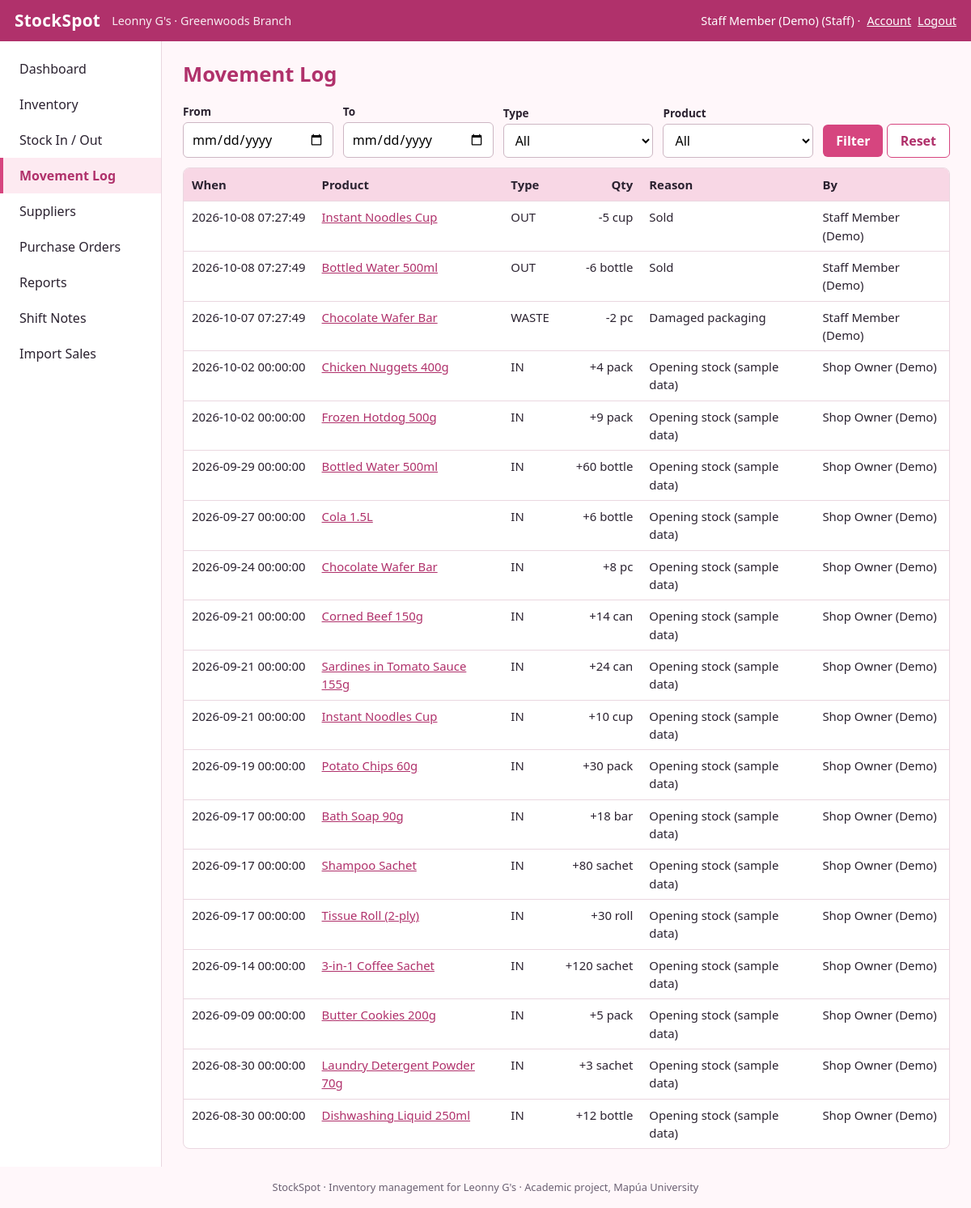
The page /movements.php (signed in) on the database its author committed.
### tables this page shows
CREATE TABLE stock_movements (
  movement_id INT UNSIGNED AUTO_INCREMENT PRIMARY KEY,
  product_id  INT UNSIGNED NOT NULL,
  batch_id    INT UNSIGNED NULL,
  user_id     INT UNSIGNED NOT NULL,
  type        ENUM('IN','OUT','ADJUST','WASTE') NOT NULL,
  quantity    INT NOT NULL,                  
  reason      VARCHAR(255) NULL,
  moved_at    DATETIME NOT NULL DEFAULT CURRENT_TIMESTAMP,
  CONSTRAINT fk_mov_prod  FOREIGN KEY (product_id) REFERENCES products(product_id),
  CONSTRAINT fk_mov_batch FOREIGN KEY (batch_id)   REFERENCES stock_batches(batch_id) ON DELETE SET NULL,
  CONSTRAINT fk_mov_user  FOREIGN KEY (user_id)    REFERENCES users(user_id),
  INDEX idx_mov_date (moved_at),
  INDEX idx_mov_prod (product_id)
);

CREATE TABLE products (
  product_id    INT UNSIGNED AUTO_INCREMENT PRIMARY KEY,
  category_id   INT UNSIGNED NOT NULL,
  supplier_id   INT UNSIGNED NULL,
  sku           VARCHAR(50)  NOT NULL UNIQUE,
  product_name  VARCHAR(100) NOT NULL,
  unit          VARCHAR(20)  NOT NULL DEFAULT 'pc',
  cost_price    DECIMAL(10,2) NOT NULL DEFAULT 0,
  selling_price DECIMAL(10,2) NOT NULL DEFAULT 0,
  reorder_level INT UNSIGNED NOT NULL DEFAULT 0,
  has_expiry    TINYINT(1) NOT NULL DEFAULT 0,
  is_archived   TINYINT(1) NOT NULL DEFAULT 0,
  created_at    TIMESTAMP NOT NULL DEFAULT CURRENT_TIMESTAMP,
  CONSTRAINT fk_prod_cat FOREIGN KEY (category_id) REFERENCES categories(category_id),
  CONSTRAINT fk_prod_sup FOREIGN KEY (supplier_id) REFERENCES suppliers(supplier_id) ON DELETE SET NULL,
  CONSTRAINT chk_prices CHECK (cost_price >= 0 AND selling_price >= 0),
  INDEX idx_prod_name (product_name)
);

CREATE TABLE users (
  user_id       INT UNSIGNED AUTO_INCREMENT PRIMARY KEY,
  full_name     VARCHAR(100) NOT NULL,
  username      VARCHAR(50)  NOT NULL UNIQUE,
  password_hash VARCHAR(255) NOT NULL,
  role          ENUM('Owner','Staff') NOT NULL DEFAULT 'Staff',
  is_active     TINYINT(1) NOT NULL DEFAULT 1,
  created_at    TIMESTAMP NOT NULL DEFAULT CURRENT_TIMESTAMP
);

### includes/helpers.php (called while the page is built, shortened)
<?php
function e($v): string { return htmlspecialchars((string)$v, ENT_QUOTES | ENT_SUBSTITUTE, 'UTF-8'); }
function get(string $k, string $d = ''): string { return trim((string)($_GET[$k] ?? $d)); }
function paginate(int $total, int $page, int $size = PAGE_SIZE): array {
    $pages = max(1, (int)ceil($total / $size));
    $page = min(max(1, $page), $pages);
    return [$page, $pages, ($page - 1) * $size, $size];
}

### public/movements.php (the view, shortened to what this page needs)
<?php
require __DIR__ . '/../includes/bootstrap.php';
$pdo = db();
$from = get('from'); $to = get('to'); $type = get('type'); $pid = parse_uint(get('product'));
$where = '1=1'; $params = [];
$c = $pdo->prepare("SELECT COUNT(*) FROM stock_movements m WHERE $where"); $c->execute($params);
[$page, $pages, $off, $size] = paginate((int)$c->fetchColumn(), (int)get('page', '1'));
$st = $pdo->prepare("SELECT m.*, p.product_name, p.unit, u.full_name FROM stock_movements m JOIN products p ON p.product_id = m.product_id JOIN users u ON u.user_id = m.user_id WHERE $where ORDER BY m.moved_at DESC, m.movement_id DESC LIMIT $size OFFSET $off");
$st->execute($params); $rows = $st->fetchAll();
?>
<form method="get" class="row">
<div><label>From</label><input type="date" name="from" value="<?= e($from) ?>"></div>
<div><label>To</label><input type="date" name="to" value="<?= e($to) ?>"></div>
<div><label>Type</label><select name="type"><option value="">All</option><?php foreach (['IN','OUT','ADJUST','WASTE'] as $t): ?><option <?= $type === $t ? 'selected' : '' ?>><?= $t ?></option><?php endforeach; ?></select></div>
<div><label>Product</label><select name="product"><option value="">All</option></select></div>
<div style="flex:0 0 auto"><button class="btn" type="submit">Filter</button> <a class="btn sec" href="movements.php">Reset</a></div></form>
<div class="tablewrap"><table><tr><th>When</th><th>Product</th><th>Type</th><th class="num">Qty</th><th>Reason</th><th>By</th></tr>
<?php foreach ($rows as $r): ?><tr><td class="nw"><?= e($r['moved_at']) ?></td><td><a href="product_view.php?id=<?= (int)$r['product_id'] ?>"><?= e($r['product_name']) ?></a></td><td><?= e($r['type']) ?></td>
<td class="num"><?= (int)$r['quantity'] > 0 ? '+' : '' ?><?= (int)$r['quantity'] ?> <?= e($r['unit']) ?></td><td><?= e($r['reason'] ?? '') ?></td><td><?= e($r['full_name']) ?></td></tr>
<?php endforeach; if (!$rows): ?><tr><td colspan="6" class="empty">No movements match your filters.</td></tr><?php endif; ?></table></div>

### public/assets/style.css (style rules this page uses)
:root { --pink:#d6457f;--pink-d:#b0316b;--pink-l:#fdeaf1;--pink-m:#f8d7e5;--ink:#2b2230;--mute:#6b6072;--line:#ead7e0;--ok:#2e8b57;--warn:#c77d0a;--bad:#c0392b;--bg:#fff7fa }
* { box-sizing:border-box }
body { margin:0;font-family:system-ui,-apple-system,"Segoe UI",Roboto,Arial,sans-serif;color:var(--ink);background:var(--bg);line-height:1.5 }
a { color:var(--pink-d) }
.tablewrap { overflow-x:auto;background:#fff;border:1px solid var(--line);border-radius:8px }
table { border-collapse:collapse;width:100%;font-size:.93rem }
th { background:var(--pink-m);text-align:left;padding:9px 10px;white-space:nowrap }
td { padding:8px 10px;border-top:1px solid var(--line);vertical-align:top }
.num { text-align:right;white-space:nowrap }
.btn,button.btn { display:inline-block;background:var(--pink);color:#fff;border:0;border-radius:6px;padding:8px 16px;font:inherit;font-weight:600;cursor:pointer;text-decoration:none }
.btn.sec { background:#fff;color:var(--pink-d);border:1px solid var(--pink) }
input[type=text],input[type=password],input[type=number],input[type=date],input[type=search],input[type=file],select,textarea { width:100%;max-width:520px;padding:8px 10px;border:1px solid #cdb6c3;border-radius:6px;font:inherit;background:#fff }
.row { display:flex;gap:12px;flex-wrap:wrap;align-items:flex-end;margin-bottom:12px }
.row>div { flex:1 1 160px }
.row label { display:block;font-size:.85rem;font-weight:600;margin-bottom:3px }
.row input,.row select { max-width:none }
.nw { white-space:nowrap }

### rows shown on the page
stock_movements: moved_at "2026-10-08 07:27:49", product.product_name "Instant Noodles Cup", type "OUT", quantity "-5", product.unit "cup", reason "Sold", user.full_name "Staff Member (Demo)"
stock_movements: moved_at "2026-10-08 07:27:49", product.product_name "Bottled Water 500ml", type "OUT", quantity "-6", product.unit "bottle", reason "Sold", user.full_name "Staff Member (Demo)"
stock_movements: moved_at "2026-10-07 07:27:49", product.product_name "Chocolate Wafer Bar", type "WASTE", quantity "-2", product.unit "pc", reason "Damaged packaging", user.full_name "Staff Member (Demo)"
stock_movements: moved_at "2026-10-02 00:00:00", product.product_name "Chicken Nuggets 400g", type "IN", quantity "4", product.unit "pack", reason "Opening stock (sample data)", user.full_name "Shop Owner (Demo)"
stock_movements: moved_at "2026-10-02 00:00:00", product.product_name "Frozen Hotdog 500g", type "IN", quantity "9", product.unit "pack", reason "Opening stock (sample data)", user.full_name "Shop Owner (Demo)"
stock_movements: moved_at "2026-09-29 00:00:00", product.product_name "Bottled Water 500ml", type "IN", quantity "60", product.unit "bottle", reason "Opening stock (sample data)", user.full_name "Shop Owner (Demo)"
stock_movements: moved_at "2026-09-27 00:00:00", product.product_name "Cola 1.5L", type "IN", quantity "6", product.unit "bottle", reason "Opening stock (sample data)", user.full_name "Shop Owner (Demo)"
stock_movements: moved_at "2026-09-24 00:00:00", product.product_name "Chocolate Wafer Bar", type "IN", quantity "8", product.unit "pc", reason "Opening stock (sample data)", user.full_name "Shop Owner (Demo)"
stock_movements: moved_at "2026-09-21 00:00:00", product.product_name "Corned Beef 150g", type "IN", quantity "14", product.unit "can", reason "Opening stock (sample data)", user.full_name "Shop Owner (Demo)"
stock_movements: moved_at "2026-09-21 00:00:00", product.product_name "Sardines in Tomato Sauce 155g", type "IN", quantity "24", product.unit "can", reason "Opening stock (sample data)", user.full_name "Shop Owner (Demo)"
stock_movements: moved_at "2026-09-21 00:00:00", product.product_name "Instant Noodles Cup", type "IN", quantity "10", product.unit "cup", reason "Opening stock (sample data)", user.full_name "Shop Owner (Demo)"
stock_movements: moved_at "2026-09-19 00:00:00", product.product_name "Potato Chips 60g", type "IN", quantity "30", product.unit "pack", reason "Opening stock (sample data)", user.full_name "Shop Owner (Demo)"
stock_movements: moved_at "2026-09-17 00:00:00", product.product_name "Bath Soap 90g", type "IN", quantity "18", product.unit "bar", reason "Opening stock (sample data)", user.full_name "Shop Owner (Demo)"
stock_movements: moved_at "2026-09-17 00:00:00", product.product_name "Shampoo Sachet", type "IN", quantity "80", product.unit "sachet", reason "Opening stock (sample data)", user.full_name "Shop Owner (Demo)"
stock_movements: moved_at "2026-09-17 00:00:00", product.product_name "Tissue Roll (2-ply)", type "IN", quantity "30", product.unit "roll", reason "Opening stock (sample data)", user.full_name "Shop Owner (Demo)"
stock_movements: moved_at "2026-09-14 00:00:00", product.product_name "3-in-1 Coffee Sachet", type "IN", quantity "120", product.unit "sachet", reason "Opening stock (sample data)", user.full_name "Shop Owner (Demo)"
stock_movements: moved_at "2026-09-09 00:00:00", product.product_name "Butter Cookies 200g", type "IN", quantity "5", product.unit "pack", reason "Opening stock (sample data)", user.full_name "Shop Owner (Demo)"
stock_movements: moved_at "2026-08-30 00:00:00", product.product_name "Laundry Detergent Powder 70g", type "IN", quantity "3", product.unit "sachet", reason "Opening stock (sample data)", user.full_name "Shop Owner (Demo)"
stock_movements: moved_at "2026-08-30 00:00:00", product.product_name "Dishwashing Liquid 250ml", type "IN", quantity "12", product.unit "bottle", reason "Opening stock (sample data)", user.full_name "Shop Owner (Demo)"

### other values the page prints
APP_NAME "StockSpot"
STORE_NAME "Leonny G's"
$u['name'] "Staff Member (Demo)"
$u['role'] "Staff"
$label "Dashboard"
$label "Inventory"
$label "Stock In / Out"
$label "Movement Log"
$label "Suppliers"
$label "Purchase Orders"
$label "Reports"
$label "Shift Notes"
$label "Import Sales"
$title "Movement Log"
